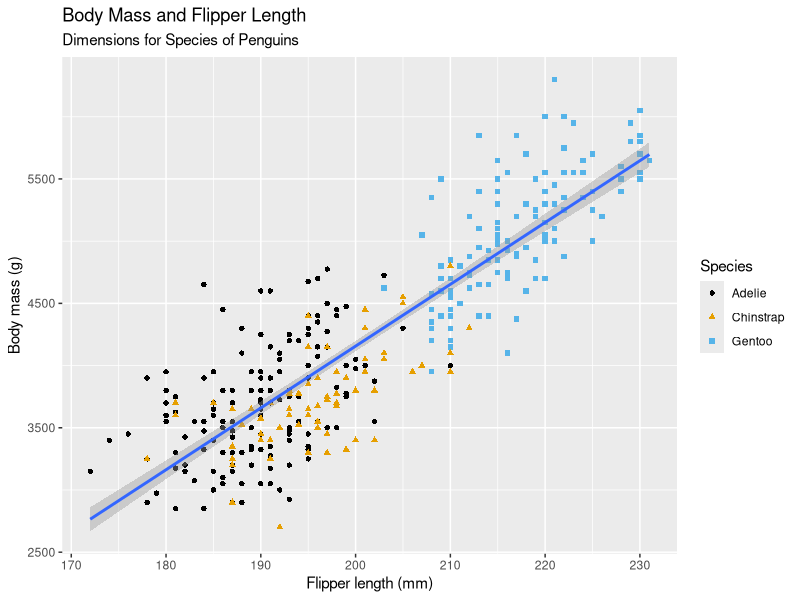
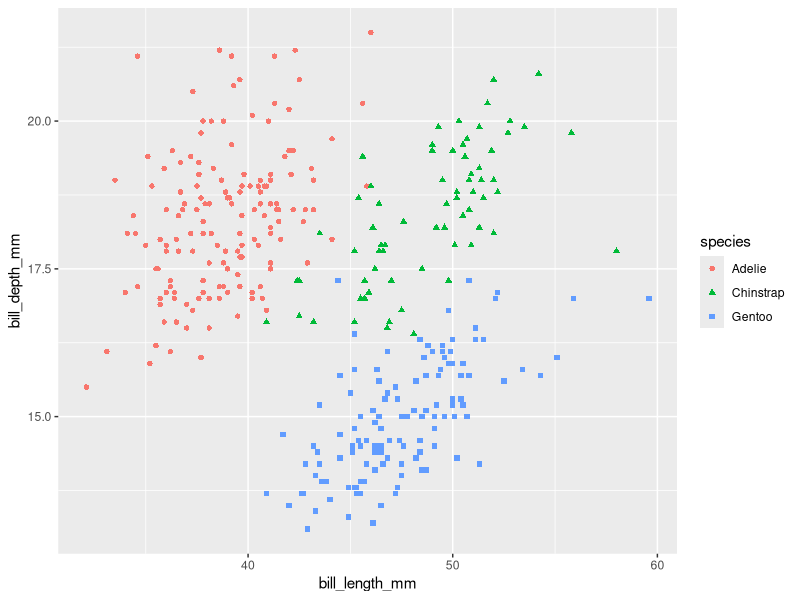
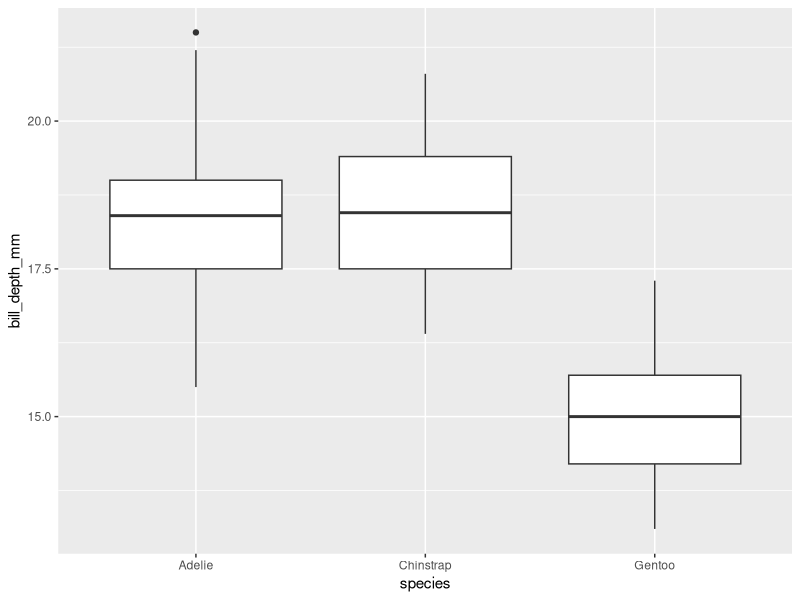

Generate these figures, in order, with R: (Note: this script raises an error after producing the figures.)
## ---- chunk 1
library(tidyverse) # essential for working with tidy data

library(palmerpenguins) # contains datasetYes

library(ggthemes) # themes for ggplot?

## ---- chunk 2

# Looking at summaries of datasets
glimpse(penguins)
View(penguins) # interactive viewer in RStudio
## ---- chunk 3
ggplot(
  data=penguins,
  mapping = aes(x=flipper_length_mm, y=body_mass_g) # aes is aesthetics
) + 
  geom_point(mapping = aes(color=species, shape=species)) + # geometrical object to represent data on plot, do species coloring here as to not change ggplot aes
  geom_smooth(method='lm') + # add best fit line
  labs(
    title="Body Mass and Flipper Length",
    subtitle="Dimensions for Species of Penguins",
    x="Flipper length (mm)",
    y="Body mass (g)",
    color="Species",
    shape="Species"
  ) +
  scale_color_colorblind() # from ggthemes
## ---- chunk 4
df <- penguins
## ---- chunk 5
?penguins
## ---- chunk 6
ggplot(
  data=penguins,
  mapping=(aes(x=bill_length_mm, y=bill_depth_mm))
) +
  geom_point(mapping=aes(color=species, shape=species))
## ---- chunk 7
ggplot(
  data=penguins,
  mapping=aes(x=species, y=bill_depth_mm)
) +
  geom_boxplot()

## ---- chunk 8
ggplot(data=penguins) +
  geom_point()
## ---- chunk 9
#?geom_point()
ggplot(
  data=penguins,
  mapping=aes(x=bill_length_mm, y=flipper_length_mm)
) +
  geom_point(na.rm=TRUE)

## ---- chunk 10
ggplot(
  data=penguins,
  mapping=aes(x=bill_length_mm, y=flipper_length_mm)
) + 
  geom_point(na.rm=TRUE) +
  labs(caption="Data comes from the palmerpenguins package.")

## ---- chunk 11
ggplot(
  data=penguins,
  mapping=aes(x=flipper_length_mm, y=body_mass_g)
) +
  geom_point(mapping=aes(color=bill_depth_mm)) +
  geom_smooth() # draws a curved line without 'lm'

## ---- chunk 12
ggplot(
  data=penguins,
  mapping=aes(x=flipper_length_mm, y=body_mass_g, color=island)
) +
  geom_point(mapping=aes(shape=species)) +
  geom_smooth(se=FALSE)
## ---- chunk 13
ggplot(
  data = penguins,
  mapping = aes(x = flipper_length_mm, y = body_mass_g)
) +
  geom_point() +
  geom_smooth()

ggplot() +
  geom_point(
    data = penguins,
    mapping = aes(x = flipper_length_mm, y = body_mass_g)
  ) +
  geom_smooth(
    data = penguins,
    mapping = aes(x = flipper_length_mm, y = body_mass_g)
  )
